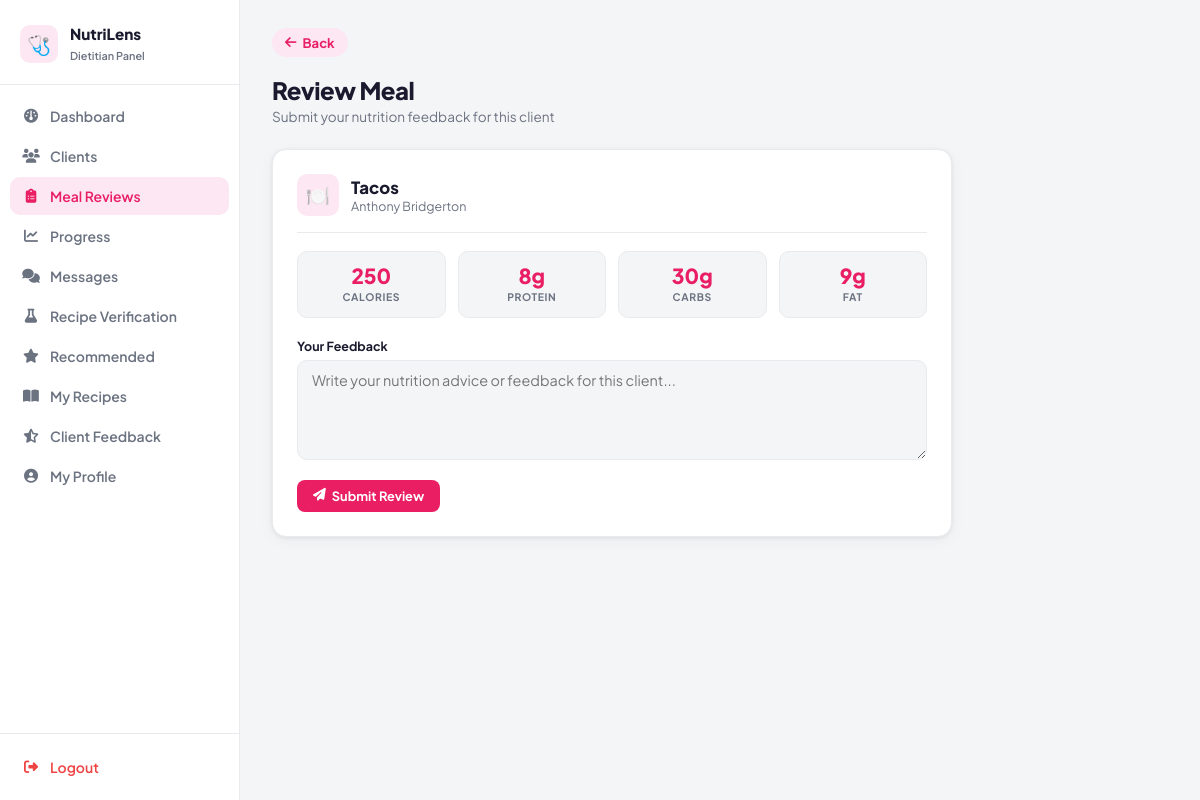
The app's page /dietitian/review-meal/1 (signed in) with its own data.
### tables this page shows
CREATE TABLE meals (
    id INTEGER PRIMARY KEY AUTOINCREMENT,
    user_id INTEGER NOT NULL,
    name TEXT NOT NULL,
    calories INTEGER DEFAULT 0,
    protein REAL DEFAULT 0,
    carbs REAL DEFAULT 0,
    fat REAL DEFAULT 0,
    image TEXT,
    date TEXT NOT NULL,
    time TEXT NOT NULL, meal_type TEXT DEFAULT 'other', notes TEXT DEFAULT '', recipe_id INTEGER REFERENCES recipes(id),
    FOREIGN KEY (user_id) REFERENCES users(id)
);

CREATE TABLE users (
    id INTEGER PRIMARY KEY AUTOINCREMENT,
    full_name TEXT NOT NULL,
    email TEXT NOT NULL UNIQUE,
    password TEXT NOT NULL
, age INTEGER, gender TEXT, height REAL, weight REAL, activity_level TEXT, profile_image TEXT, goal_type TEXT, target_weight REAL, diet_preference TEXT, allergies TEXT, medical_conditions TEXT, water_goal REAL, macro_preference TEXT, is_blocked INTEGER DEFAULT 0, created_at TEXT);

### app.py (the view)
@app.route("/dietitian/review-meal/<int:meal_id>")
def dietitian_review_meal(meal_id):
    if "dietitian_id" not in session:
        return redirect("/dietitian/login")
    conn = get_db_connection()
    meal = conn.execute("""
        SELECT m.*, u.full_name FROM meals m
        JOIN users u ON m.user_id = u.id
        WHERE m.id=?
    """, (meal_id,)).fetchone()
    conn.close()
    if not meal:
        return redirect("/dietitian/meal-reviews")
    return render_template("dietitian/review_meal.html", meal=meal)

### app.py (called while the page is built)
def get_db_connection():
    conn = sqlite3.connect(DATABASE)
    conn.row_factory = sqlite3.Row
    return conn

### templates/dietitian/review_meal.html (shortened to what this page needs)
<!DOCTYPE html>
<html lang="en">
<head>
    <link rel="stylesheet" href="https://cdnjs.cloudflare.com/ajax/libs/font-awesome/6.4.0/css/all.min.css">
</head>
<body>
    <aside class="sidebar">
        <div class="sidebar-logo">
            <div class="logo-icon">🩺</div>
            <div class="logo-text"><b>NutriLens</b><span>Dietitian Panel</span></div>
        </div>
        <nav class="sidebar-nav">
            <a href="/dietitian/dashboard" class="nav-item"><i class="fas fa-gauge"></i> Dashboard</a>
            <a href="/dietitian/clients" class="nav-item"><i class="fas fa-users"></i> Clients</a>
            <a href="/dietitian/meal-reviews" class="nav-item active"><i class="fas fa-clipboard-list"></i> Meal
                Reviews</a>
            <a href="/dietitian/progress" class="nav-item"><i class="fas fa-chart-line"></i> Progress</a>
            <a href="/dietitian/messages" class="nav-item"><i class="fas fa-comments"></i> Messages</a>
            <a href="/dietitian/recipes" class="nav-item"><i class="fas fa-flask"></i> Recipe Verification</a>
            <a href="/dietitian/recommended" class="nav-item"><i class="fas fa-star"></i> Recommended</a>
            <a href="/dietitian/my-recipes" class="nav-item"><i class="fas fa-book-open"></i> My Recipes</a>
            <a href="/dietitian/feedback" class="nav-item"><i class="fas fa-star-half-stroke"></i> Client Feedback</a>
            <a href="/dietitian/profile" class="nav-item"><i class="fas fa-user-circle"></i> My Profile</a>
        </nav>
        <div class="sidebar-footer">
            <a href="{{ url_for('dietitian_logout') }}" class="nav-item logout"><i
                    class="fas fa-right-from-bracket"></i> Logout</a>
        </div>
    </aside>
    <main class="main">
        <a href="javascript:history.back()" class="back-link"><i class="fas fa-arrow-left"></i> Back</a>
        <div class="page-header">
            <h1>Review Meal</h1>
            <p>Submit your nutrition feedback for this client</p>
        </div>
        <div class="card" style="max-width:680px">
            <div
                style="display:flex;align-items:center;gap:12px;margin-bottom:18px;padding-bottom:16px;border-bottom:1px solid var(--border)">
                <div
                    style="width:42px;height:42px;border-radius:10px;background:var(--brand-soft);display:flex;align-items:center;justify-content:center;font-size:1.2rem;">
                    🍽️</div>
                <div>
                    <div style="font-weight:800;font-size:1.05rem">{{ meal['name'] }}</div>
                    <div style="font-size:.78rem;color:var(--muted)">{{ meal['full_name'] }}</div>
                </div>
            </div>
            <div class="meal-info-grid">
                <div class="info-box">
                    <div class="info-val">{{ meal['calories'] }}</div>
                    <div class="info-lbl">Calories</div>
                </div>
                <div class="info-box">
                    <div class="info-val">{{ meal['protein']|int }}g</div>
                    <div class="info-lbl">Protein</div>
                </div>
                <div class="info-box">
                    <div class="info-val">{{ meal['carbs']|int }}g</div>
                    <div class="info-lbl">Carbs</div>
                </div>
                <div class="info-box">
                    <div class="info-val">{{ meal['fat']|int }}g</div>
                    <div class="info-lbl">Fat</div>
                </div>
            </div>
            <form method="POST" action="/dietitian/submit_review">
                <div class="form-group">
                    <label>Your Feedback</label>
                    <textarea name="review" class="form-control"
                        placeholder="Write your nutrition advice or feedback for this client..." required></textarea>
                </div>
                <button type="submit" class="btn btn-brand">
                    <i class="fas fa-paper-plane"></i> Submit Review
                </button>
            </form>
        </div>
    </main>
</body>
</html>

### templates/dietitian/review_meal.html (style rules this page uses)
:root { --brand: #e91e63; --brand-dark: #be185d; --brand-soft: #fce7f3; --bg: #f4f5f7; --surface: #ffffff; --text: #1a1a2e; --muted: #6b7280; --border: #e8eaed; --shadow: 0 1px 4px rgba(0, 0, 0, .07), 0 4px 16px rgba(0, 0, 0, .04); --radius: 14px; }
* { box-sizing: border-box; margin: 0; padding: 0; }
body { font-family: 'Plus Jakarta Sans', sans-serif; background: var(--bg); color: var(--text); display: flex; height: 100vh; overflow: hidden; }
.sidebar { width: 240px; flex-shrink: 0; background: var(--surface); border-right: 1px solid var(--border); display: flex; flex-direction: column; height: 100vh; position: sticky; top: 0; }
.sidebar-logo { padding: 24px 20px 20px; display: flex; align-items: center; gap: 12px; border-bottom: 1px solid var(--border); }
.logo-icon { width: 38px; height: 38px; border-radius: 10px; background: var(--brand-soft); display: flex; align-items: center; justify-content: center; font-size: 1.2rem; flex-shrink: 0; }
.logo-text b { display: block; font-size: .95rem; font-weight: 800; color: var(--text); }
.logo-text span { font-size: .68rem; color: var(--muted); font-weight: 600; }
.sidebar-nav { flex: 1; padding: 12px 10px; display: flex; flex-direction: column; gap: 2px; overflow-y: auto; }
.nav-item { display: flex; align-items: center; gap: 10px; padding: 10px 12px; border-radius: 10px; text-decoration: none; color: var(--muted); font-size: .875rem; font-weight: 600; transition: all .15s; }
.nav-item i { width: 18px; text-align: center; font-size: .88rem; }
.nav-item.active { background: var(--brand-soft); color: var(--brand); }
.nav-item.active i { color: var(--brand); }
.sidebar-footer { padding: 14px 10px; border-top: 1px solid var(--border); }
.nav-item.logout { color: #ef4444; }
.main { flex: 1; overflow-y: auto; padding: 28px 32px 60px; }
.page-header { margin-bottom: 24px; }
.page-header h1 { font-size: 1.5rem; font-weight: 800; letter-spacing: -.02em; }
.page-header p { font-size: .85rem; color: var(--muted); margin-top: 3px; }
.card { background: var(--surface); border-radius: var(--radius); padding: 24px; box-shadow: var(--shadow); border: 1px solid var(--border); }
.btn { display: inline-flex; align-items: center; gap: 6px; padding: 8px 16px; border-radius: 8px; font-size: .8rem; font-weight: 700; text-decoration: none; cursor: pointer; border: none; font-family: inherit; transition: all .15s; }
.btn-brand { background: var(--brand); color: #fff; }
.back-link { display: inline-flex; align-items: center; gap: 6px; text-decoration: none; color: var(--brand); font-weight: 700; font-size: .82rem; background: var(--brand-soft); padding: 6px 13px; border-radius: 999px; margin-bottom: 18px; }
.form-group { margin-bottom: 16px; }
.form-group label { display: block; font-size: .78rem; font-weight: 700; margin-bottom: 6px; color: var(--text); }
.form-control { width: 100%; padding: 10px 14px; border: 1.5px solid var(--border); border-radius: 10px; font-size: .9rem; font-family: inherit; background: var(--bg); outline: none; transition: border-color .2s; color: var(--text); }
textarea.form-control { resize: vertical; min-height: 100px; }
.meal-info-grid { display: grid; grid-template-columns: repeat(4, 1fr); gap: 12px; margin-bottom: 20px; }
.info-box { background: var(--bg); border: 1px solid var(--border); border-radius: 10px; padding: 14px; text-align: center; }
.info-val { font-size: 1.3rem; font-weight: 800; color: var(--brand); line-height: 1; }
.info-lbl { font-size: .65rem; font-weight: 700; text-transform: uppercase; letter-spacing: .06em; color: var(--muted); margin-top: 3px; }

### records on screen
meals: name "Tacos", calories "250", protein "8", carbs "30", fat "9"
users: full_name "Anthony Bridgerton"
